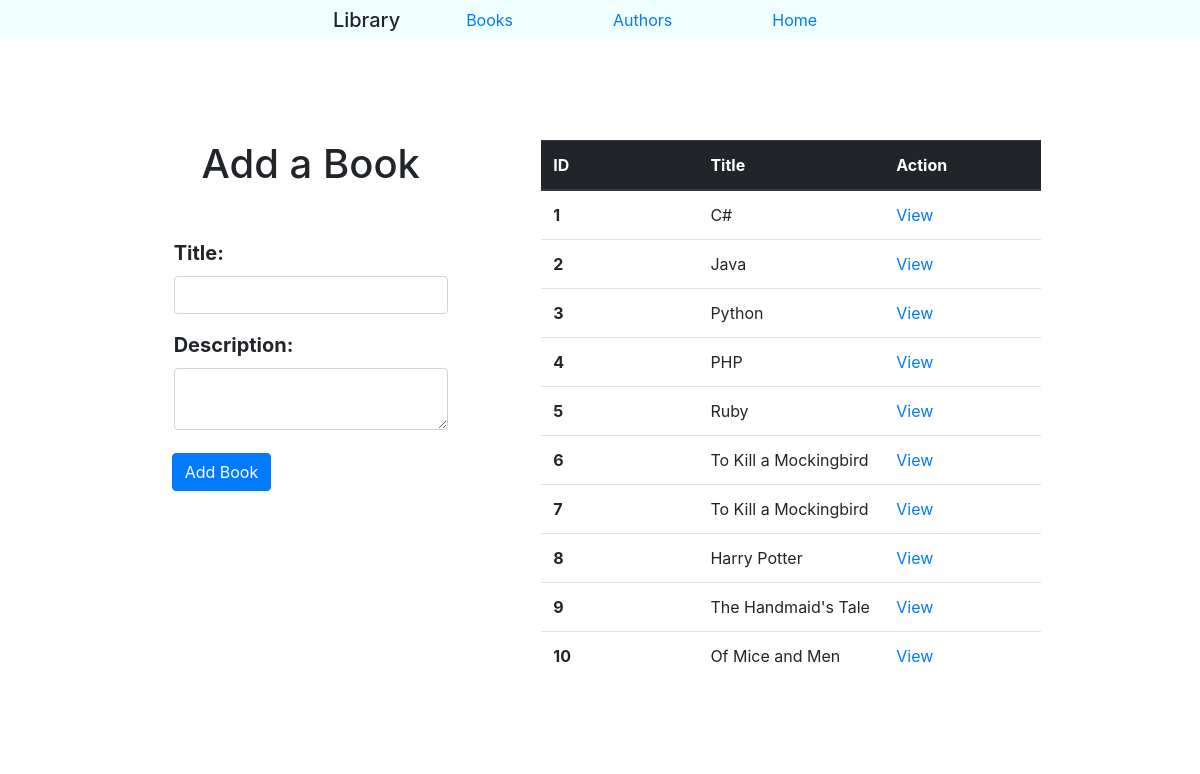
/books, run on the app's committed database.
### books_authors_app/models.py (models this page shows)
class Book(models.Model):
    title = models.CharField(max_length=255)
    desc = models.TextField()
    created_at = models.DateTimeField(auto_now_add=True)
    updated_at = models.DateTimeField(auto_now=True)

### books_authors_app/views.py (the view)
# urls.py: path('books', views.books),
def books(request):
    context = {
        "books": Book.objects.all()
    }
    return render(request, 'add_book.html', context)

### books_authors_app/templates/add_book.html (shortened to what this page needs)
<!DOCTYPE html>
<html lang="en">
<head>
    <link rel="stylesheet" href="https://maxcdn.bootstrapcdn.com/bootstrap/4.0.0/css/bootstrap.min.css">
    <link rel="stylesheet" href="static/style.css">
</head>
<body>
    <nav class="menu">
        <span class="navbar-brand mb-0 h1">Library</span>
        <ul class="navbar-nav">
            <li class="nav-item active">
                <a class="nav-link" href="/books">Books</a>
            </li>
            <li class="nav-item active">
                <a class="nav-link" href="/authors">Authors</a>
            </li>
            <li class="nav-item active">
                <a class="nav-link" href="/">Home</a>
            </li>
        </ul>
    </nav>
    <div class="container">
        <div class="split">
            <table class="table">
                <thead class="thead-dark">
                    <tr>
                        <th scope="col">ID</th>
                        <th scope="col">Title</th>
                        <th scope="col">Action</th>
                    </tr>
                </thead>
                <tbody>
                    {% for book in books %}
                    <tr>
                        <th>{{book.id}}</th>
                        <td>{{book.title}}</td>
                        <td><a href="/books/{{book.id}}">View</a></td>
                    </tr>
                    {% endfor %}
                </tbody>
            </table>
            <form action="/books/create" method="POST">
                <h1>Add a Book</h1>
                <div class="col form-group">
                    <label for="title">Title:</label>
                    <input type="text" class="form-control" name="title">
                </div>
                <div class="col form-group">
                    <label for="desc">Description:</label>
                    <textarea type="text" class="form-control" name="desc"></textarea>
                </div>
                <div class="btn">
                    <button type="submit" class="btn btn-primary">Add Book</button>
                </div>
            </form>
        </div>
    </div>
</body>
</html>

### books_authors_app/static/style.css (style rules this page uses)
body { background: url('https://images.unsplash.com/photo-1529473814998-077b4fec6770?ixlib=rb-1.2.1&ixid=MnwxMjA3fDB8MHxwaG90by1wYWdlfHx8fGVufDB8fHx8&auto=format&fit=crop&w=1050&q=80') no-repeat center center fixed; -webkit-background-size: cover; -moz-background-size: cover; -o-background-size: cover; background-size: cover; }
.menu, .navbar-nav { display: flex; flex-direction: row; justify-content: center; background-color: azure; }
li { margin: 0px 50px 0px 50px; }
.container { margin-top: 50px; padding: 50px; background-color: white; }
.split { display: flex; flex-direction: row-reverse; justify-content: space-evenly; }
h1 { text-align: center; margin-bottom: 50px; }
table { width: 500px !important; }
th { width: 100px !important; }
span, label { font-weight: bold; font-size: 20px; }

### data on the page
Book: id "1", title "C#"
Book: id "2", title "Java"
Book: id "3", title "Python"
Book: id "4", title "PHP"
Book: id "5", title "Ruby"
Book: id "6", title "To Kill a Mockingbird"
Book: id "7", title "To Kill a Mockingbird"
Book: id "8", title "Harry Potter"
Book: id "9", title "The Handmaid's Tale"
Book: id "10", title "Of Mice and Men"
